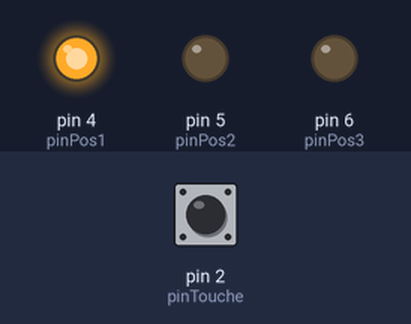
A sketch run on a simulated Arduino Uno, built with avr-gcc and run on an emulated ATmega328P. Parts: output pins drawn as LEDs (lit = HIGH). The inputs (shaded band) are chosen by the test bench; at power-on: pin 2 (pinTouche) LOW.

Above: at 1.2 s.
1.3 s: pin 2 (pinTouche) pulled HIGH for 0.15 s
At 2.5 s:
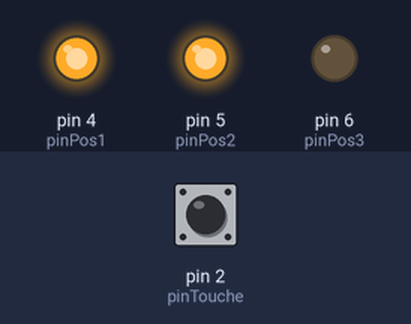
2.9 s: pin 2 (pinTouche) pulled HIGH for 1 s
At 3.8 s:
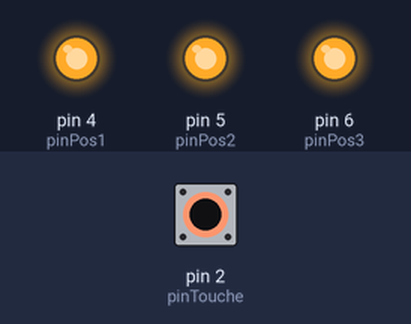
5.4 s: pin 2 (pinTouche) pulled HIGH for 0.15 s
At 5.7 s:
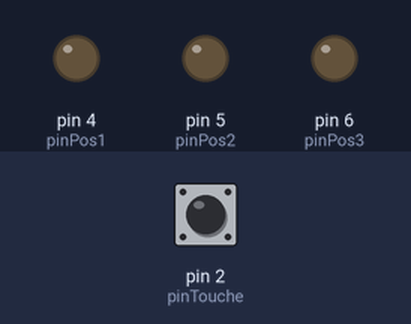
7.0 s: pin 2 (pinTouche) pulled HIGH for 3.2 s
At 8.2 s:
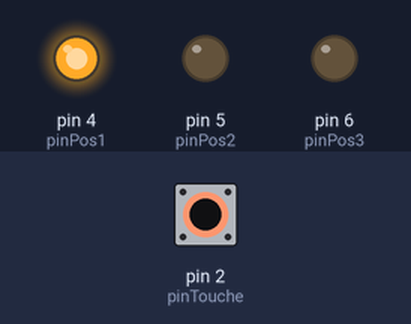
Timing chart, 0 to 10.0 s (numbered marks = the images above; inputs shaded):
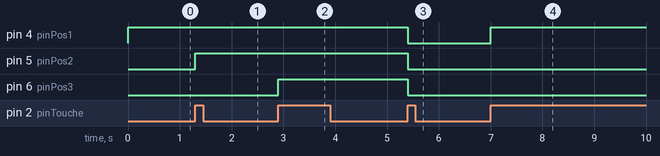

Measured:
- after the input at 1.3 s, pin 5 (pinPos2): LOW → HIGH at once
- after the input at 2.9 s, pin 6 (pinPos3): LOW → HIGH at once
- after the input at 5.4 s, pin 4 (pinPos1), pin 5 (pinPos2), pin 6 (pinPos3): HIGH → LOW at once
- after the input at 7.0 s, pin 4 (pinPos1): LOW → HIGH at once

The sketch:

lampe_cuisine.ino
```cpp
//*************************************************************
//programme : lampe_cuisine
//*************************************************************
//écrit le : 14/01/2018
//auteur : Alain Renon
// modifié le :
//************************************************************
//description :
// interrupteur tactile capacitif sur pin D2
// utilisant un TTP223 sur pin 2
//et 3 relais 5V 10A sur pin 4,5,6
//pos 0 = éteint
// pos 1 = 2 ampoules allumées
// pos 2 = 3 ampoules allumées
// pos 3 = 5 ampoules allumées
byte pinTouche=2;
byte pinPos1=4;
byte pinPos2=5;
byte pinPos3=6;
byte pos=0;
byte posPrecedent=0;
boolean nouveau=false;
boolean touche=false;

void setup()
{
   pinMode (pinPos1,OUTPUT);
   pinMode (pinPos2,OUTPUT);
   pinMode (pinPos3,OUTPUT);
// quand on met le courant à l'interrupteur mural, on éclaire en position 1
   digitalWrite (pinPos1,HIGH);
   digitalWrite (pinPos2,LOW);
   digitalWrite (pinPos3,LOW);
   pos=1;
   posPrecedent=0;
   nouveau=true;
   touche=false;
}//end setup

void loop()
{
  if (digitalRead(pinTouche))// on détecte un contact
  {
     if (nouveau)
     {
        pos++;
        if (pos>3) pos=0;// end if
        nouveau=false;
        gerePos(pos);
     }// end if
  }
  else
  {
     if (!nouveau) nouveau=true;
  }//end if
  delay(20);
}//end loop

//******************** fonction gerePos   ***************************
void gerePos(byte pos)
{
   if (pos==0)
   {
      digitalWrite(pinPos1,LOW);
      digitalWrite(pinPos2,LOW);
      digitalWrite(pinPos3,LOW);
   }
   else if (pos==1)
   {
      digitalWrite(pinPos1,HIGH);
      digitalWrite(pinPos2,LOW);
      digitalWrite(pinPos3,LOW);
   }
   else if (pos==2)
   {
      digitalWrite(pinPos1,HIGH);
      digitalWrite(pinPos2,HIGH);
      digitalWrite(pinPos3,LOW);
   }
   else if (pos==3)
   {
      digitalWrite(pinPos1,HIGH);
      digitalWrite(pinPos2,HIGH);
      digitalWrite(pinPos3,HIGH);
   }//end if
}// end fonction
```
